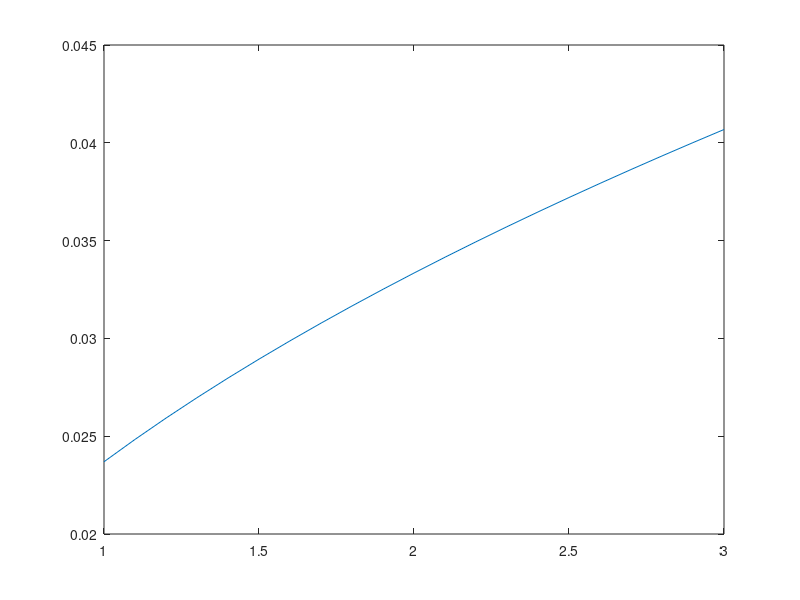

MATLAB code for this plot:
%arrays of volume
V = linspace(1,3,21);
%calculate the molecular mass
M_N = 14;
M_O = 16;
M_2N40 = 2*M_N + 4*M_O;
M_2NO2 = M_N + 2*M_O;
%mass of reactant
Min = 184;
%calculate the number of mols
Mols = Min / M_2N40;
%calculate the the Mullery concentration 
Cin = Mols ./ V;
% Equilibrium constant
Kc = 4.6e-03;
% Quadratic equation
a = 4;
b = Kc;
c = -Kc * Cin;
x =  (-b + sqrt(b^2 - 4*a*c))/ (2*a) ;
% Mullery concentration of Product
Cout = 2 * x;
% Mols number of Product
Mols_Product = Cout .* V;
% Product mass
Mout = Mols_Product * M_2NO2;
%calculate the yield of the reaction
Yield = Mout ./ Min;

%draw the yield as punction of volume
plot(V, Yield)



